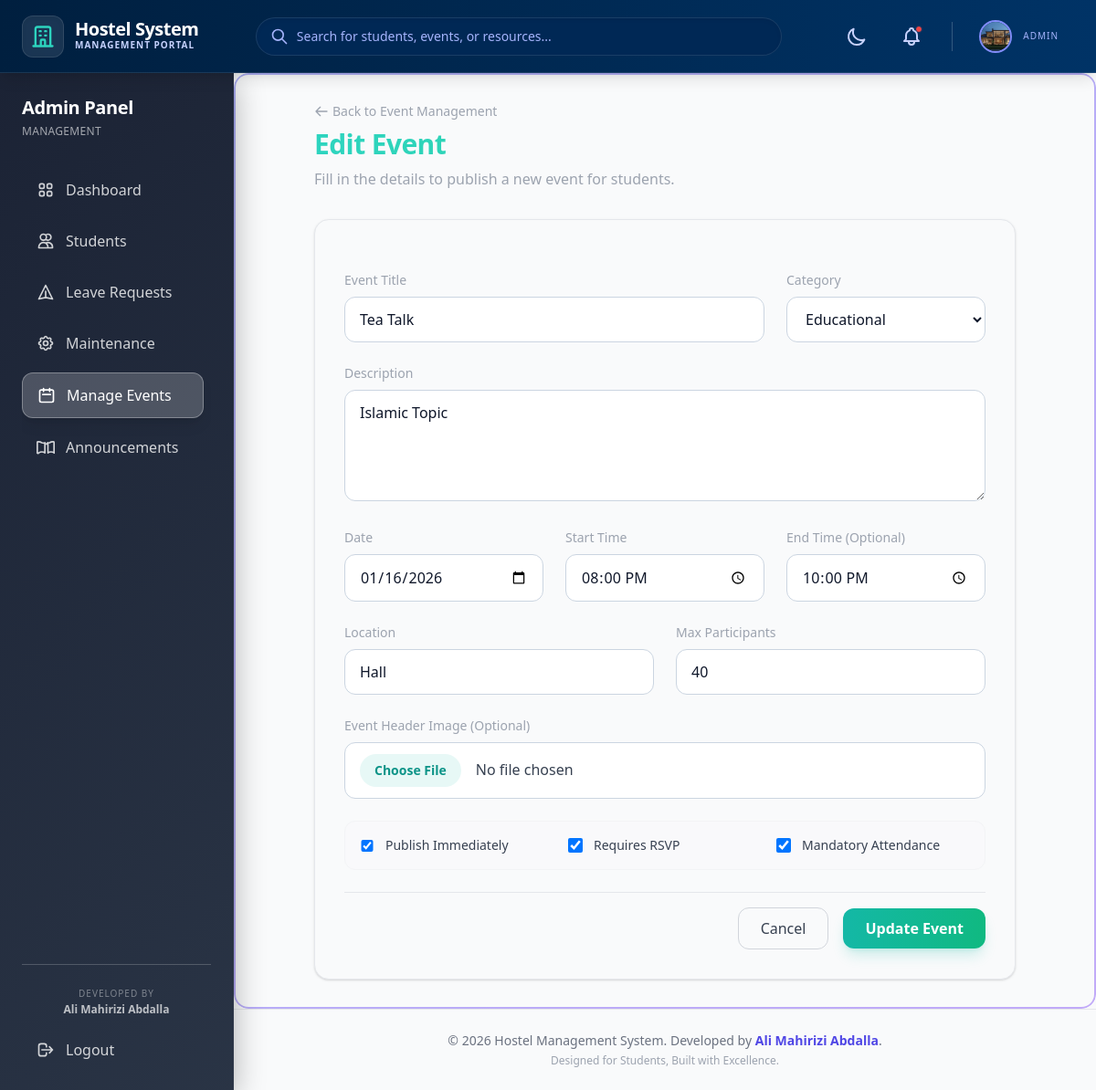
/manage/events/edit/1/ (signed in), run on the app's committed database.
### hms/models.py (models this page shows, shortened)
class Student(models.Model):
    user = models.OneToOneField(User, on_delete=models.CASCADE, related_name='student_profile')
    university_id = models.CharField(max_length=20, unique=True, null=True, blank=True)
    phone = models.CharField(max_length=15, blank=True)
    profile_image = models.ImageField(upload_to='profile_pics/', blank=True, null=True)
    timetable = models.FileField(upload_to='timetables/', blank=True, null=True)
    room_number = models.CharField(max_length=10, blank=True, null=True)
    is_warden = models.BooleanField(default=False)
    created_at = models.DateTimeField(auto_now_add=True)
    updated_at = models.DateTimeField(auto_now=True)

class Event(models.Model):
    EVENT_CATEGORIES = [
        ('social', 'Social Event'),
        ('educational', 'Educational'),
        ('sports', 'Sports'),
        ('cultural', 'Cultural'),
        ('meeting', 'Meeting'),
        ('other', 'Other'),
    ]
    title = models.CharField(max_length=200)
    description = models.TextField()
    category = models.CharField(max_length=20, choices=EVENT_CATEGORIES, default='social')
    event_date = models.DateField()
    start_time = models.TimeField()
    end_time = models.TimeField(null=True, blank=True)
    location = models.CharField(max_length=200)
    max_participants = models.IntegerField(null=True, blank=True, help_text="Leave blank for unlimited")
    image = models.ImageField(upload_to='event_images/', blank=True, null=True)
    is_mandatory = models.BooleanField(default=False)
    is_published = models.BooleanField(default=True)
    requires_rsvp = models.BooleanField(default=True)
    created_by = models.ForeignKey(User, on_delete=models.SET_NULL, null=True, related_name='created_events')
    created_at = models.DateTimeField(auto_now_add=True)
    updated_at = models.DateTimeField(auto_now=True)
    class Meta:
        ordering = ['-event_date', '-start_time']

### hms/views.py (the view)
# urls.py: path('manage/events/edit/<int:pk>/', views.edit_event, name='edit_event'),
@login_required
def edit_event(request, pk):
    if not request.user.is_staff:
        messages.error(request, "Access denied. Admin only.")
        return redirect('hms:events_list')
    event = get_object_or_404(Event, pk=pk)
    if request.method == 'POST':
        form = EventForm(request.POST, request.FILES, instance=event)
        if form.is_valid():
            form.save()
            messages.success(request, f"Event '{event.title}' updated successfully!")
            return redirect('hms:manage_events')
    else:
        form = EventForm(instance=event)
    context = {
        'form': form,
        'event': event,
        'title': 'Edit Event',
    }
    return render(request, 'hms/events/event_form.html', context)

### hms/templates/hms/events/event_form.html (shortened to what this page needs)
{% extends 'hms/base.html' %}
{% load static %}
{% block content %}
<div class="max-w-3xl mx-auto">
    <div class="mb-8">
        <a href="{% url 'hms:manage_events' %}"
            class="text-sm text-gray-400 hover:text-white mb-2 inline-flex items-center gap-1 transition">
            <svg class="w-4 h-4" fill="none" stroke="currentColor" viewBox="0 0 24 24">
                <path stroke-linecap="round" stroke-linejoin="round" stroke-width="2" d="M10 19l-7-7m0 0l7-7m-7 7h18">
                </path>
            </svg>
            Back to Event Management
        </a>
        <h1 class="text-3xl font-bold bg-clip-text text-transparent bg-gradient-to-r from-teal-400 to-emerald-400">{{ title }}</h1>
        <p class="text-gray-400 mt-2">Fill in the details to publish a new event for students.</p>
    </div>
    <div class="glass-card p-8">
        <form method="post" enctype="multipart/form-data" class="space-y-6">
            <div class="grid grid-cols-1 md:grid-cols-3 gap-6">
                <div class="md:col-span-2">
                    <label class="block text-sm font-medium text-gray-400 mb-2">Event Title</label>
                    {{ form.title }}
                </div>
                <div>
                    <label class="block text-sm font-medium text-gray-400 mb-2">Category</label>
                    {{ form.category }}
                </div>
            </div>
            <div>
                <label class="block text-sm font-medium text-gray-400 mb-2">Description</label>
                {{ form.description }}
            </div>
            <div class="grid grid-cols-1 md:grid-cols-3 gap-6">
                <div>
                    <label class="block text-sm font-medium text-gray-400 mb-2">Date</label>
                    {{ form.event_date }}
                </div>
                <div>
                    <label class="block text-sm font-medium text-gray-400 mb-2">Start Time</label>
                    {{ form.start_time }}
                </div>
                <div>
                    <label class="block text-sm font-medium text-gray-400 mb-2">End Time (Optional)</label>
                    {{ form.end_time }}
                </div>
            </div>
            <div class="grid grid-cols-1 md:grid-cols-2 gap-6">
                <div>
                    <label class="block text-sm font-medium text-gray-400 mb-2">Location</label>
                    {{ form.location }}
                </div>
                <div>
                    <label class="block text-sm font-medium text-gray-400 mb-2">Max Participants</label>
                    {{ form.max_participants }}
                </div>
            </div>
            <div>
                <label class="block text-sm font-medium text-gray-400 mb-2">Event Header Image (Optional)</label>
                {{ form.image }}
            </div>
            <div
                class="grid grid-cols-1 md:grid-cols-3 gap-4 p-4 bg-gray-50/50 dark:bg-slate-800/50 rounded-xl border border-gray-100 dark:border-slate-700">
                <div class="flex items-center gap-3">
                    {{ form.is_published }}
                    <label class="text-sm font-medium text-gray-700 dark:text-gray-300">Publish Immediately</label>
                </div>
                <div class="flex items-center gap-3">
                    {{ form.requires_rsvp }}
                    <label class="text-sm font-medium text-gray-700 dark:text-gray-300">Requires RSVP</label>
                </div>
                <div class="flex items-center gap-3">
                    {{ form.is_mandatory }}
                    <label class="text-sm font-medium text-gray-700 dark:text-gray-300">Mandatory Attendance</label>
                </div>
            </div>
            <div class="flex items-center justify-end gap-4 pt-4 border-t border-gray-200 dark:border-slate-700">
                <a href="{% url 'hms:manage_events' %}"
                    class="px-6 py-2.5 rounded-xl border border-gray-300 dark:border-slate-600 text-gray-700 dark:text-gray-300 font-medium hover:bg-gray-100 dark:hover:bg-slate-700 transition">
                    Cancel
                </a>
                <button type="submit"
                    class="px-6 py-2.5 rounded-xl bg-gradient-to-r from-teal-500 to-emerald-500 text-white font-bold shadow-lg shadow-teal-500/20 hover:shadow-teal-500/40 transform hover:-translate-y-0.5 transition-all">
                    {% if event %}Update Event{% else %}Create Event{% endif %}
                </button>
            </div>
        </form>
    </div>
</div>
{% endblock %}

### hms/templates/hms/base.html (shortened to what this page needs)
{% load static %}
<!DOCTYPE html>
<html lang="en">
<head>
    <script src="https://cdn.tailwindcss.com"></script>
    <link href="{% static 'css/main.css' %}" rel="stylesheet">
</head>
<body
    class="flex flex-col h-screen overflow-hidden bg-gray-50 dark:bg-[#0f172a] text-slate-800 dark:text-white font-sans antialiased">
    <nav class="h-20 flex-shrink-0 z-50 border-b border-white/10 shadow-lg relative"
        style="background: linear-gradient(90deg, #001f3f 0%, #003366 100%);">
        <div class="h-full px-4 md:px-6 flex items-center justify-between">
            <div class="flex items-center gap-4">
                <a href="{% url 'hms:home' %}" class="flex items-center gap-3 group">
                    <div
                        class="bg-white/10 backdrop-blur-sm p-2 rounded-xl group-hover:bg-white/20 transition shadow-inner border border-white/10">
                        <svg class="w-7 h-7 text-teal-400" fill="none" stroke="currentColor" viewBox="0 0 24 24">
                            <path stroke-linecap="round" stroke-linejoin="round" stroke-width="2"
                                d="M19 21V5a2 2 0 00-2-2H7a2 2 0 00-2 2v16m14 0h2m-2 0h-5m-9 0H3m2 0h5M9 7h1m-1 4h1m4-4h1m-1 4h1m-5 10v-5a1 1 0 011-1h2a1 1 0 011 1v5m-4 0h4">
                            </path>
                        </svg>
                    </div>
                    <div class="hidden sm:block">
                        <h1 class="text-xl font-bold text-white tracking-tight leading-none">Hostel System</h1>
                        <p class="text-[10px] text-indigo-200 uppercase tracking-widest font-semibold">Management Portal
                        </p>
                    </div>
                </a>
            </div>
            <div class="hidden md:block flex-1 max-w-xl mx-8">
                <div class="relative group">
                    <div class="absolute inset-y-0 left-0 pl-4 flex items-center pointer-events-none">
                    </div>
                    <input type="text"
                        class="block w-full pl-11 pr-4 py-2.5 border border-white/10 rounded-full leading-5 bg-[#002855] text-white placeholder-indigo-300 focus:outline-none focus:bg-[#003366] focus:border-indigo-400 focus:placeholder-white focus:ring-1 focus:ring-indigo-400 sm:text-sm transition-all shadow-inner"
                        placeholder="Search for students, events, or resources...">
                </div>
            </div>
            <div class="flex items-center gap-3 md:gap-5">
                <button id="themeToggle"
                    class="p-2 text-indigo-200 hover:text-white hover:bg-white/10 rounded-full transition-all relative group"
                    title="Toggle Theme">
                    <svg class="w-6 h-6 icon-moon relative z-10" fill="none" stroke="currentColor" viewBox="0 0 24 24">
                        <path stroke-linecap="round" stroke-linejoin="round" stroke-width="2"
                            d="M20.354 15.354A9 9 0 018.646 3.646 9.003 9.003 0 0012 21a9.003 9.003 0 008.354-5.646z">
                        </path>
                    </svg>
                </button>
                <button
                    class="p-2 text-indigo-200 hover:text-white hover:bg-white/10 rounded-full transition-all relative group">
                    <span
                        class="absolute top-2 right-2 w-2 h-2 bg-red-500 rounded-full border border-[#003366] animate-pulse"></span>
                </button>
                {% if user.is_authenticated %}
                <a href="{% url 'hms:student_profile' %}"
                    class="flex items-center gap-3 pl-1 hover:bg-white/10 rounded-full p-1 pr-4 transition-all group border border-transparent hover:border-white/10">
                    {% if user.student_profile.profile_image %}
                    <img src="{{ user.student_profile.profile_image.url }}"
                        class="w-9 h-9 rounded-full object-cover border-2 border-indigo-400 group-hover:border-white transition-colors">
                    {% else %}
                    <div
                        class="w-9 h-9 rounded-full bg-gradient-to-br from-indigo-500 to-purple-600 flex items-center justify-center text-white font-bold text-xs border-2 border-white/20 shadow-md">
                        {{ user.first_name|first }}
                    </div>
                    {% endif %}
                    <div class="hidden md:block text-left">
                        <p class="text-[10px] text-indigo-300 uppercase tracking-widest">{% if user.is_staff %}Admin{% else %}Student{% endif %}</p>
                    </div>
                </a>
                {% else %}
                <a href="{% url 'hms:login' %}"
                    class="text-sm font-bold text-white hover:text-teal-300 transition">Login</a>
                {% endif %}
            </div>
        </div>
    </nav>
    <div class="flex flex-1 overflow-hidden relative">
        {% if user.is_authenticated %}
        {% include 'hms/includes/sidebar.html' %}
        {% endif %}
        <main class="flex-1 overflow-y-auto w-full relative z-0 flex flex-col scroll-smooth">
            <div class="flex-1 p-4 md:p-8 container mx-auto max-w-7xl">
                {% block content %}{% endblock %}
            </div>
            <footer class="mt-auto border-t border-gray-200 dark:border-slate-700/50 py-6 text-center">
                <p class="text-sm text-gray-500 dark:text-slate-500">
                    &copy; {% now "Y" %} Hostel Management System.
                    <span class="hidden sm:inline">Developed by <strong class="text-indigo-600 dark:text-indigo-400">Ali
                            Mahirizi Abdalla</strong>.</span>
                </p>
                <p class="text-xs text-gray-400 dark:text-slate-600 mt-1">
                    Designed for Students, Built with Excellence.
                </p>
            </footer>
        </main>
    </div>
</body>
</html>

### data on the page
Event: title "Tea Talk", category "Educational", description "Islamic Topic", event_date "01/16/2026", start_time "20:00:00", end_time "22:00:00", location "Hall", max_participants "40", is_published "☑", requires_rsvp "☑", is_mandatory "☑"
